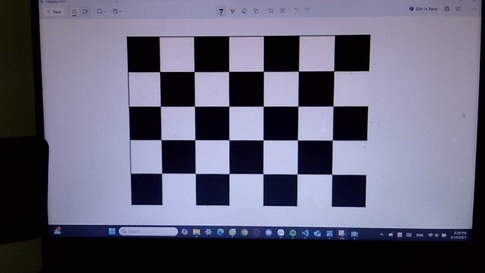
#> input picture anh test/calib1.jpg, 485 x 273 px, shrunk from 1280 x 720 before the run; its folder holds 4 pictures in this run
$ python calib.py
#> lines starting #> are read from the running program, lines starting #| are printed output that depends on the picture
import numpy as np
import cv2 as cv
import glob
import os
import platform
import subprocess

# Hiển thị thư mục hiện tại
print("📁 Current working directory:", os.getcwd())

# Kích thước bàn cờ: 4x6
CHECKERBOARD = (4, 6)

# Tạo điểm thế giới (tọa độ 3D)
objp = np.zeros((CHECKERBOARD[0] * CHECKERBOARD[1], 3), np.float32)
objp[:, :2] = np.mgrid[0:CHECKERBOARD[0], 0:CHECKERBOARD[1]].T.reshape(-1, 2)

objpoints = []
imgpoints = []

images = glob.glob('calib*.jpg')

for fname in images:
    img = cv.imread(fname)
#> img is the input picture: shape (273, 485, 3); mean B, G, R 118, 97.6, 98.4
    gray = cv.cvtColor(img, cv.COLOR_BGR2GRAY)
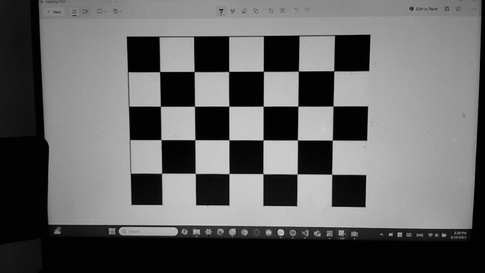
#> gray: shape (273, 485); min 0, max 219, mean 100.2
    ret, corners = cv.findChessboardCorners(gray, CHECKERBOARD, None)
#> ret = True; corners = 24 rows, first 8: [333.7, 70.7], [333, 106], [332.3, 140.1], [331.7, 174.3], [298.3, 70.97], [297.7, 106.1], [297.4, 140], [297, 174]

    if ret:
        print(f"✅ Tìm thấy bàn cờ trong {fname}")
        objpoints.append(objp)
        imgpoints.append(corners)
    else:
        print(f"❌ Không tìm thấy bàn cờ trong {fname}")
#> pass 2 of the loop `for fname in images:`:
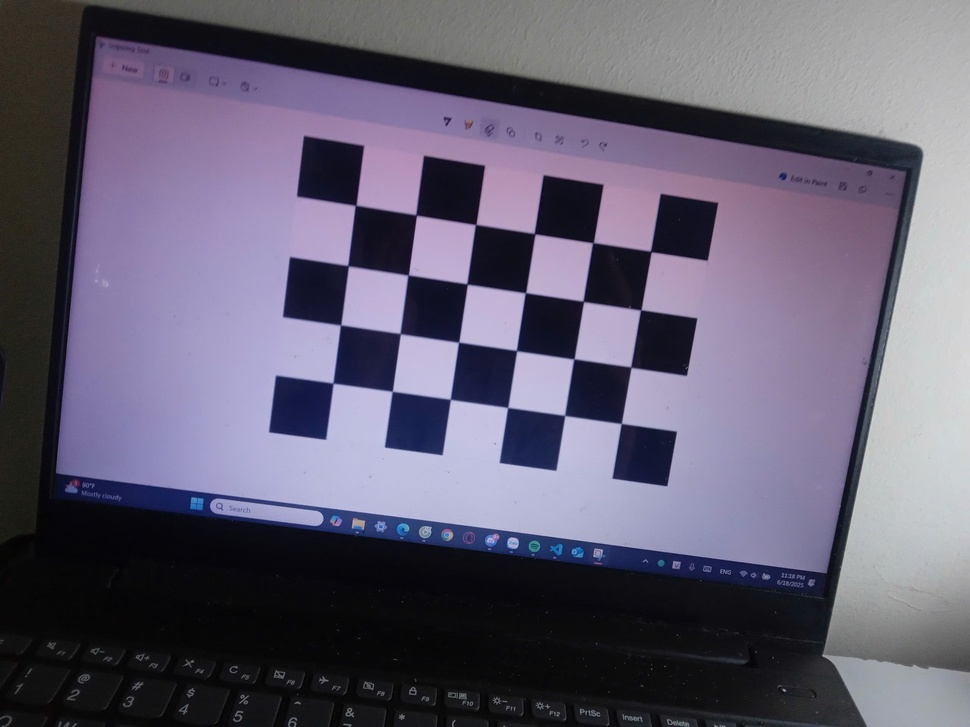
#> input picture anh test/calib10.jpg, 970 x 727 px, shrunk from 2560 x 1920 before the run
#> img is the input picture: shape (727, 970, 3); mean B, G, R 112.6, 94, 98.9
#> `gray = cv.cvtColor(img, cv.COLOR_BGR2GRAY)`:
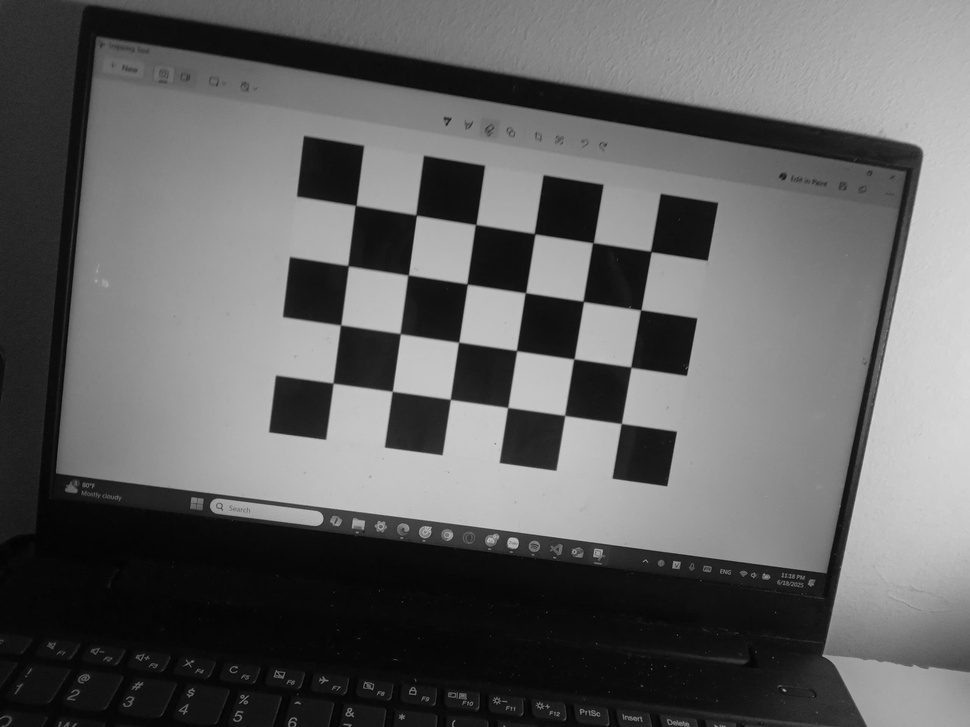
#> gray: shape (727, 970); min 1, max 218, mean 97.6
#> corners = 24 rows, first 8: [333, 383], [340.5, 325], [348.1, 265.7], [355.5, 205.4], [392.3, 391.2], [400.2, 333.5], [408.1, 275], [416.3, 215]
#> pass 3 of the loop `for fname in images:`:
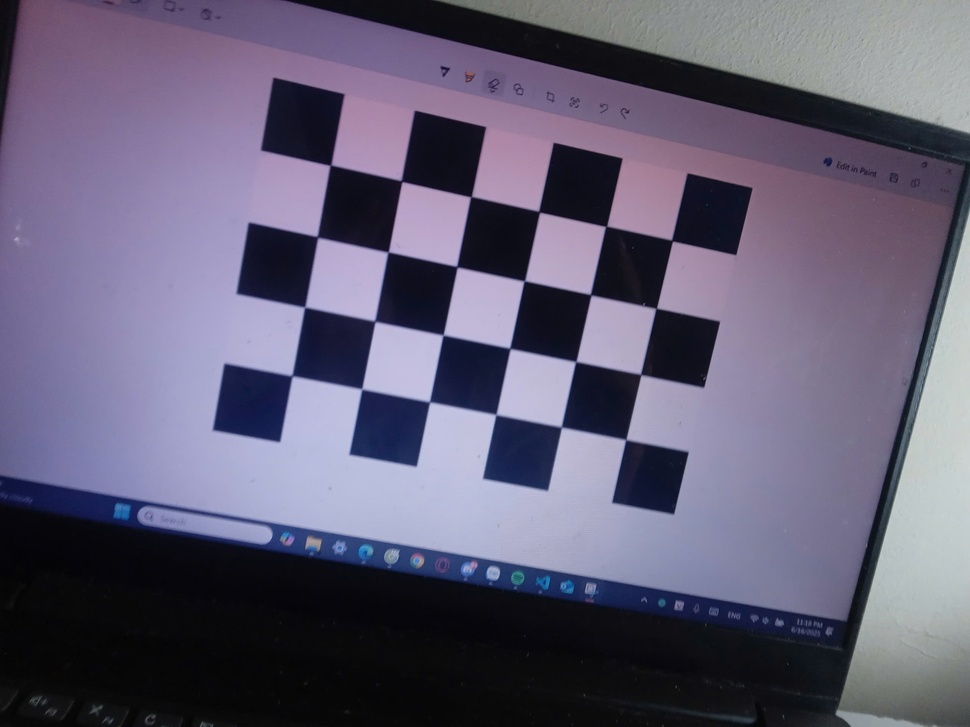
#> input picture anh test/calib11.jpg, 970 x 727 px, shrunk from 2560 x 1920 before the run
#> img is the input picture: shape (727, 970, 3); mean B, G, R 115.5, 93.3, 98.1
#> `gray = cv.cvtColor(img, cv.COLOR_BGR2GRAY)`:
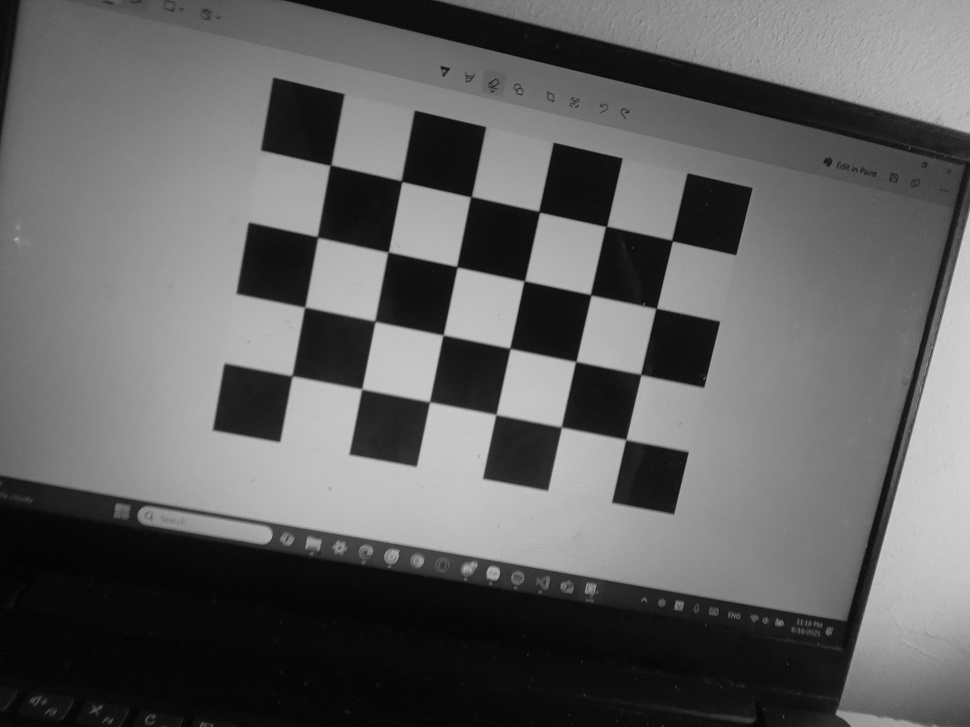
#> gray: shape (727, 970); min 2, max 211, mean 97.3
#> corners = 24 rows, first 8: [291.9, 375.7], [304.6, 307], [317.5, 237], [330.4, 165.2], [361.7, 388.9], [374.9, 321.3], [388.1, 252], [401.8, 181.4]
#> the loop made 4 passes; the first 3 are shown

# Hiệu chỉnh camera
ret, mtx, dist, rvecs, tvecs = cv.calibrateCamera(
    objpoints, imgpoints, gray.shape[::-1], None, None
)

# In kết quả
print("\n📸 Ma trận nội tại của camera (camera matrix):")
print(mtx)

print("\n🎯 Hệ số biến dạng (distortion coefficients):")
print(dist)

# Lưu vào B.npz
npz_path = os.path.abspath("B.npz")
np.savez(npz_path, mtx=mtx, dist=dist, rvecs=rvecs, tvecs=tvecs)
print(f"💾 Đã lưu file B.npz tại: {npz_path}")

# Lưu vào camera_parameters.txt
txt_path = os.path.abspath("camera_parameters.txt")
with open(txt_path, 'w') as f:
    f.write("Camera Matrix (Intrinsic Parameters):\n")
    f.write(np.array2string(mtx, precision=4, separator=', ') + "\n\n")
    f.write("Distortion Coefficients (k1, k2, p1, p2, k3):\n")
    f.write(np.array2string(dist, precision=4, separator=', ') + "\n")

print(f"📄 Đã lưu camera matrix vào file: {txt_path}")

# Tự động mở file .txt sau khi lưu (Windows, macOS, Linux)
def open_file(filepath):
#> called with filepath = 'anh test/camera_parameters.txt'
    if platform.system() == "Windows":
        os.startfile(filepath)
    elif platform.system() == "Darwin":  # macOS
        subprocess.call(["open", filepath])
    elif platform.system() == "Linux":
        subprocess.call(["xdg-open", filepath])
#> (this line was passed over: subprocess is not available in this run)

# Gọi hàm mở file
open_file(txt_path)
